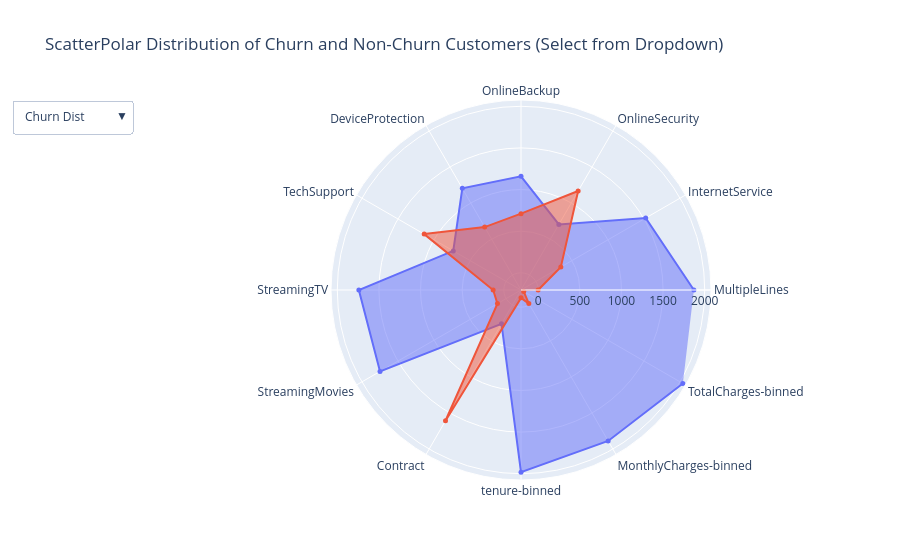

Notebook code cell kept with this figure:
### Markdown cell above
<a id='7.3.2'></a>
###  7.3.2 Features With Cardinality = 3

### Code cell
plot_counting_distribution(3)

### Figure 1 — Plotly figure (JSON) as saved in the notebook; plotly's stock layout.template omitted (floating-point values rounded to 4 significant figures)
{"data": [{"fill": "toself", "marker": {"size": 5}, "mode": "markers+lines", "name": "Churn 1's", "r": [1870, 1523, 703, 1159, 1203, 733, 1741, 1749, 262, 1981, 1887, 2038], "theta": ["MultipleLines", "InternetService", "OnlineSecurity", "OnlineBackup", "DeviceProtection", "TechSupport", "StreamingTV", "StreamingMovies", "Contract", "tenure-binned", "MonthlyCharges-binned", "TotalCharges-binned"], "type": "scatterpolar", "visible": true}, {"fill": "toself", "marker": {"size": 5}, "mode": "markers+lines", "name": "Churn 0's", "r": [-1, 346, 1166, 710, 666, 1136, 128, 120, 1607, -112, -18, -169], "theta": ["MultipleLines", "InternetService", "OnlineSecurity", "OnlineBackup", "DeviceProtection", "TechSupport", "StreamingTV", "StreamingMovies", "Contract", "tenure-binned", "MonthlyCharges-binned", "TotalCharges-binned"], "type": "scatterpolar", "visible": true}, {"fill": "toself", "marker": {"size": 5}, "mode": "markers+lines", "name": "NoChurn 1's", "r": [4754, 4625, 4861, 5225, 5167, 4881, 5199, 5241, 4601, 4417, 5442, 5692], "theta": ["MultipleLines", "InternetService", "OnlineSecurity", "OnlineBackup", "DeviceProtection", "TechSupport", "StreamingTV", "StreamingMovies", "Contract", "tenure-binned", "MonthlyCharges-binned", "TotalCharges-binned"], "type": "scatterpolar", "visible": false}, {"fill": "toself", "marker": {"size": 5}, "mode": "markers+lines", "name": "NoChurn 0's", "r": [420, 549, 313, -51, 7, 293, -25, -67, 573, 757, -268, -518], "theta": ["MultipleLines", "InternetService", "OnlineSecurity", "OnlineBackup", "DeviceProtection", "TechSupport", "StreamingTV", "StreamingMovies", "Contract", "tenure-binned", "MonthlyCharges-binned", "TotalCharges-binned"], "type": "scatterpolar", "visible": false}], "layout": {"showlegend": false, "title": {"text": "ScatterPolar Distribution of Churn and Non-Churn Customers (Select from Dropdown)"}, "updatemenus": [{"active": 0, "buttons": [{"args": [{"visible": [true, true, false, false]}, {"title": "Customer Churn Binary Counting Distribution"}], "label": "Churn Dist", "method": "update"}, {"args": [{"visible": [false, false, true, true]}, {"title": "No Customer Churn Binary Counting Distribution"}], "label": "No-Churn Dist", "method": "update"}], "x": -0.15}]}}
